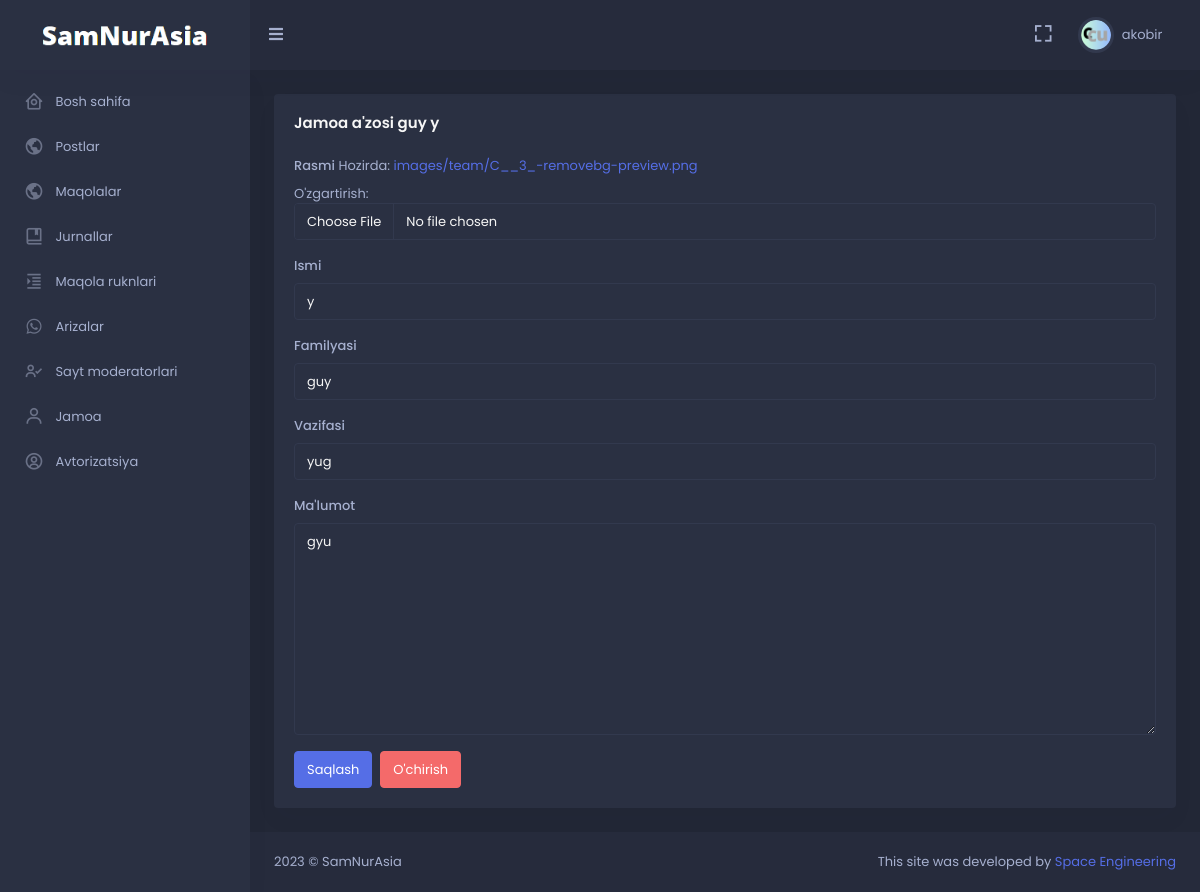
The page /moderator/team/update/6 (signed in) on the database its author committed.
### moderator/models.py (models this page shows, shortened)
class User(AbstractUser):
    image = models.ImageField(null=True, blank=True, upload_to='images/avatar')
    dark_mode = models.BooleanField(default=False)
    class Meta:
        verbose_name = 'User'
        verbose_name_plural = '1. Userlar'

### pages/models.py (models this page shows)
class Team(models.Model):
    image = models.ImageField(upload_to='images/team')
    first_name = models.CharField(max_length=100)
    last_name = models.CharField(max_length=100)
    role = models.CharField(max_length=150)
    description = models.TextField()
    def __str__(self) -> str:
        return f'{self.last_name} {self.first_name}'
    class Meta:
        verbose_name = 'Jamoa'
        verbose_name_plural = '1. Jamoadagilar'

### moderator/decorator.py (the view)
    def wrapper_func(request, *args, **kwargs):
        if Moderator.get_moderator_or_None(request=request) is not None:
            return func(request, *args, **kwargs)
        else:
            raise Http404()

### moderator/forms.py
class TeamForm(forms.ModelForm):
    class Meta:
        model = Team
        fields = '__all__'
    def __init__(self, *args, **kwargs):
        super(TeamForm, self).__init__(*args, **kwargs)
        self.fields['first_name'].label = 'Ismi'
        self.fields['role'].label = 'Vazifasi'
        self.fields['last_name'].label = 'Familyasi'
        self.fields['image'].label = 'Rasmi'
        self.fields['description'].label = 'Ma\'lumot'
        self.fields['first_name'].widget.attrs.update({'class': 'form-control'})
        self.fields['last_name'].widget.attrs.update({'class': 'form-control'})
        self.fields['role'].widget.attrs.update({'class': 'form-control'})
        self.fields['image'].widget.attrs.update({'class': 'form-control'})
        self.fields['description'].widget.attrs.update({'class': 'form-control'})

### moderator/decorator.py (called while the page is built)
def moderator_only(func):
    def wrapper_func(request, *args, **kwargs):
        if Moderator.get_moderator_or_None(request=request) is not None:
            return func(request, *args, **kwargs)
        else:
            raise Http404()
    return wrapper_func

### moderator/models.py (called while the page is built)
    def get_moderator_or_None(request: WSGIRequest):
        if not request.user.is_authenticated:
            return None
        user = request.user
        if not (user.is_active and user.is_staff):
            return None
        try:
            moderator = Moderator.objects.get(user_id=user.pk)
            return moderator
        except:
            return None

### moderator/views.py (called while the page is built, shortened)
@login_required(login_url='login')
@moderator_only
def team_update(request: WSGIRequest, pk):
    _team = get_object_or_404(Team, pk=pk)
    form = TeamForm(instance=_team)
    return render(request, 'moderator/team_form.html', {
        'title': f'Jamoa a\'zosi {_team}',
        'form': form,
        'object': _team,
    })

### templates/moderator/team_form.html (shortened to what this page needs)
{% extends 'moderator/base.html' %}
{% block content %}
<div class="row">
    <div class="col-12">
        <div class="card">
            <div class="card-body">
                <h4 class="card-title"> {{ title }} </h4>
                <form class="custom-validation" method="POST" enctype="multipart/form-data"> {% csrf_token %}
                    {% for i in form %}
                    <div class="mb-3">
                        <label class="form-label"> {{i.label}} </label>
                        {{i}}
                    </div>
                    {% endfor %}
                    <div class="d-flex flex-wrap gap-2">
                        <button type="submit" class="btn btn-primary waves-effect waves-light">
                            Saqlash
                        </button>
                        {% if object %}
                            <a href="{% url 'team_delete' object.pk %}" class="btn btn-danger">
                                O'chirish
                            </a>
                        {% endif %}
                    </div>
                </form>
            </div>
        </div>
    </div>
</div>
{% endblock %}

### templates/moderator/base.html (shortened to what this page needs)
<!doctype html> {% load static %}
<html lang="en">
<head>
    <link href="{% static 'skote/assets/css/bootstrap.min.css' %}" id="bootstrap-style" rel="stylesheet"
        type="text/css" />
    <link href="{% static 'skote/assets/css/icons.min.css' %}" rel="stylesheet" type="text/css" />
    <link href="{% static 'skote/assets/css/app.min.css' %}" id="app-style" rel="stylesheet" type="text/css" />
</head>
{% if user.dark_mode == True %}
<body data-sidebar="dark" data-layout-mode="dark">
    {% else %}
<body data-sidebar="light" data-layout-mode="light">
        {% endif %}
        <div id="layout-wrapper">
            <header id="page-topbar">
                <div class="navbar-header">
                    <div class="d-flex">
                        <div class="navbar-brand-box">
                            <a href="#" class="logo logo-light" style="pointer-events: none;">
                                <span class="logo-lg">
                                    <img src="{% static 'image/dark.png' %}" alt="" height="22">
                                </span>
                            </a>
                        </div>
                        <button type="button" class="btn btn-sm px-3 font-size-16 header-item waves-effect"
                            id="vertical-menu-btn">
                            <i class="fa fa-fw fa-bars"></i>
                        </button>
                    </div>
                    <div class="d-flex">
                        <div class="dropdown d-none d-lg-inline-block ms-1">
                            <button type="button" class="btn header-item noti-icon waves-effect"
                                data-bs-toggle="fullscreen">
                                <i class="bx bx-fullscreen"></i>
                            </button>
                        </div>
                        <div class="dropdown d-inline-block">
                            <button type="button" class="btn header-item waves-effect" id="page-header-user-dropdown"
                                data-bs-toggle="dropdown" aria-haspopup="true" aria-expanded="false">
                                <img class="rounded-circle header-profile-user"
                                    src="{% if user.image %}{{user.image.url}}{% else %}{% static 'skote/assets/images/users/avatar_default.png' %}{% endif %}"
                                    alt="Header Avatar">
                                <span class="d-none d-xl-inline-block ms-1" key="t-henry">{{ user.username }}</span>
                                <i class="mdi mdi-chevron-down d-none d-xl-inline-block"></i>
                            </button>
                        </div>
                    </div>
                </div>
            </header>
            <div class="vertical-menu">
                <div data-simplebar class="h-100">
                    <div id="sidebar-menu">
                        <ul class="metismenu list-unstyled" id="side-menu">
                            <li>
                                <a href="{% url 'dashboard' %}" >
                                    <i class="bx bx-home-circle"></i>
                                    <span key="t-dashboards"> Bosh sahifa </span>
                                </a>
                            </li>
                            <li>
                                <a href="{% url 'all_posts' %}">
                                    <i class="bx bx-world"></i>
                                    <span key="t-dashboards"> Postlar </span>
                                </a>
                            </li>
                            <li>
                                <a href="{% url 'all_article' %}">
                                    <i class="bx bx-world"></i>
                                    <span key="t-dashboards"> Maqolalar </span>
                                </a>
                            </li>
                            <li>
                                <a href="{% url 'journal_all' %}">
                                    <i class="bx bx-book-bookmark"></i>
                                    <span key="t-dashboards"> Jurnallar </span>
                                </a>
                            </li>
                            <li>
                                <a href="{% url 'article_col_all' %}" class="waves-effect">
                                    <i class="bx bx-right-indent"></i>
                                    <span key="t-chat"> Maqola ruknlari </span>
                                </a>
                            </li>
                            <li>
                                <a href="{% url 'petition_all' %}" class="waves-effect">
                                    <i class="bx bxl-whatsapp"></i>
                                    <span key="t-file-manager">Arizalar</span>
                                </a>
                            </li>
                            <li>
                                <a href="{% url 'moderator_all' %}" class="waves-effect">
                                    <i class="bx bx-user-check"></i>
                                    <span key="t-file-manager">Sayt moderatorlari</span>
                                </a>
                            </li>
                            <li>
                                <a href="{% url 'team_all' %}" class="waves-effect">
                                    <i class="bx bx-user"></i>
                                    <span key="t-file-manager"> Jamoa </span>
                                </a>
                            </li>
                            <li>
                                <a href="#" class="has-arrow waves-effect">
                                    <i class="bx bx-user-circle"></i>
                                    <span key="t-ecommerce">Avtorizatsiya</span>
                                </a>
                            </li>
                        </ul>
                    </div>
                </div>
            </div>
            <div class="main-content">
                <div class="page-content">
                    <div class="container-fluid">
                        {% block content %}{% endblock %}
                    </div>
                </div>
                <footer class="footer">
                    <div class="container-fluid">
                        <div class="row">
                            <div class="col-sm-6">
                                <script>document.write(new Date().getFullYear())</script> © SamNurAsia
                            </div>
                            <div class="col-sm-6">
                                <div class="text-sm-end d-none d-sm-block">
                                    This site was developed by <a href="#">Space Engineering</a>
                                </div>
                            </div>
                        </div>
                    </div>
                </footer>
            </div>
        </div>
    </body>
</html>

### rows shown on the page
User: image (picture), username "akobir"
Team: form "y" "guy" "yug" "gyu"

### other values the page prints
{{ title }} "Jamoa a'zosi guy y"
{{ i.label }} "Rasmi" "Ismi" "Familyasi" "Vazifasi" "Ma'lumot"
